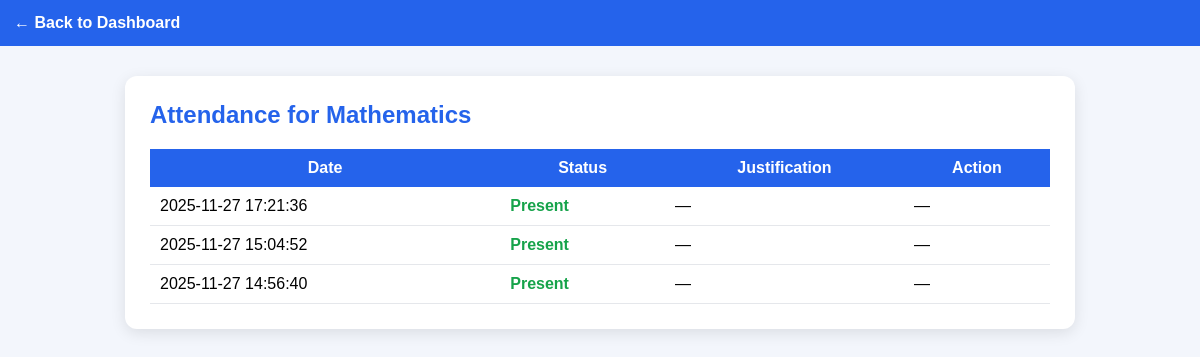
The app's page /student_attendance.php?course_id=1 (signed in) with its own data.
### tables this page shows
CREATE TABLE IF NOT EXISTS `courses` (
  `id` int NOT NULL AUTO_INCREMENT,
  `course_name` varchar(100) NOT NULL,
  `teacher_id` int DEFAULT NULL,
  PRIMARY KEY (`id`),
  KEY `teacher_id` (`teacher_id`)
);

CREATE TABLE IF NOT EXISTS `attendance_records` (
  `id` int NOT NULL AUTO_INCREMENT,
  `student_id` int NOT NULL,
  `course_id` int NOT NULL,
  `status` tinyint(1) NOT NULL,
  `created_at` timestamp NULL DEFAULT CURRENT_TIMESTAMP,
  `justification` varchar(255) DEFAULT NULL,
  PRIMARY KEY (`id`)
);

### student_attendance.php (the view, shortened to what this page needs)
<?php
require 'db.php';
$student_id = $_SESSION['student_id'];
$course_id = $_GET['course_id'] ?? null;
$stmt = $pdo->prepare("SELECT course_name FROM courses WHERE id=?");
$stmt->execute([$course_id]);
$course = $stmt->fetch();
$stmt2 = $pdo->prepare("
    SELECT id, student_id, course_id, status, created_at, justification
    FROM attendance_records
    WHERE student_id=? AND course_id=?
    ORDER BY created_at DESC
");
$stmt2->execute([$student_id, $course_id]);
$records = $stmt2->fetchAll();
?>
<!DOCTYPE html>
<html>
<head>
</head>
<body>
<nav>
    <a href="student_dashboard.php">← Back to Dashboard</a>
</nav>
<div class="container">
    <h2>Attendance for <?php echo htmlspecialchars($course['course_name']); ?></h2>
    <table>
        <tr>
            <th>Date</th>
            <th>Status</th>
            <th>Justification</th>
            <th>Action</th>
        </tr>
        <?php foreach ($records as $rec): ?>
        <tr>
            <td><?php echo htmlspecialchars($rec['created_at']); ?></td>
            <td>
                <?php if ($rec['status']): ?>
                    <span class="status-present">Present</span>
                <?php else: ?>
                    <span class="status-absent">Absent</span>
                <?php endif; ?>
            </td>
            <td id="just-<?php echo $rec['id']; ?>">
                <?php if ($rec['justification']): ?>
                    <a href="uploads/<?php echo htmlspecialchars($rec['justification']); ?>" target="_blank">
                        View Justification
                    </a>
                <?php else: ?>
                    —
                <?php endif; ?>
            </td>
            <td>
                <?php if (!$rec['status']): ?>
                    <form id="form-<?php echo $rec['id']; ?>" enctype="multipart/form-data">
                        <input type="file" name="file" id="file-<?php echo $rec['id']; ?>"
                               accept="image/*,application/pdf" class="just-file">
                        <br>
                        <button type="button" onclick="submitJustification(<?php echo $rec['id']; ?>)">
                            Upload
                        </button>
                    </form>
                <?php else: ?>
                    —
                <?php endif; ?>
            </td>
        </tr>
        <?php endforeach; ?>
    </table>
</div>
</body>
</html>

### student_attendance.php (style rules this page uses)
body { font-family: Arial, sans-serif; background: #f3f6fc; margin: 0; padding: 0; }
nav { background: #2563eb; color: #fff; padding: 14px; }
nav a { color: #fff; text-decoration: none; font-weight: bold; }
.container { max-width: 900px; margin: 30px auto; background: #fff; padding: 25px; border-radius: 12px; box-shadow: 0 4px 15px rgba(0,0,0,0.1); }
h2 { margin-top: 0; color: #2563eb; }
table { width: 100%; border-collapse: collapse; margin-top: 20px; }
th { background: #2563eb; color: #fff; padding: 10px; }
td { padding: 10px; border-bottom: 1px solid #e5e7eb; }
.status-present { color: #16a34a; font-weight: bold; }

### records on screen
courses: course_name "Mathematics"
attendance_records: created_at "2025-11-27 17:21:36", status "Present"
attendance_records: created_at "2025-11-27 15:04:52", status "Present"
attendance_records: created_at "2025-11-27 14:56:40", status "Present"
